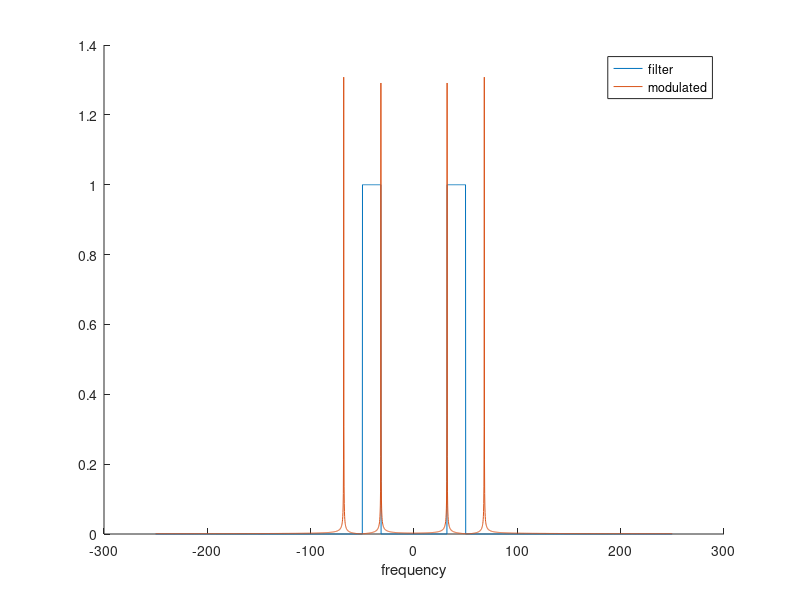
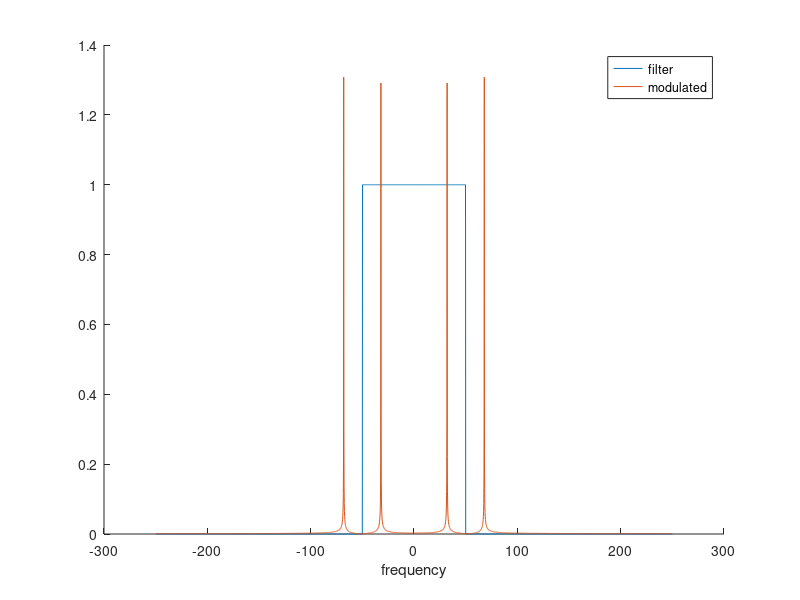
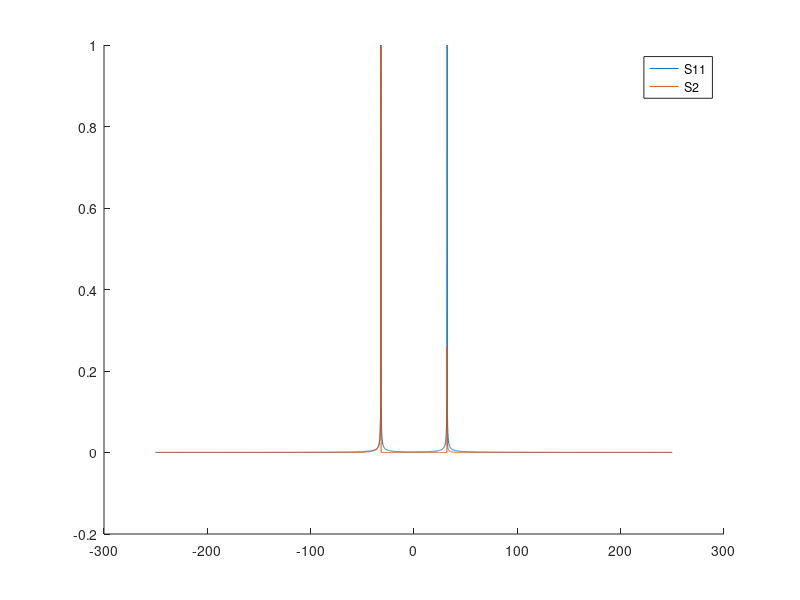
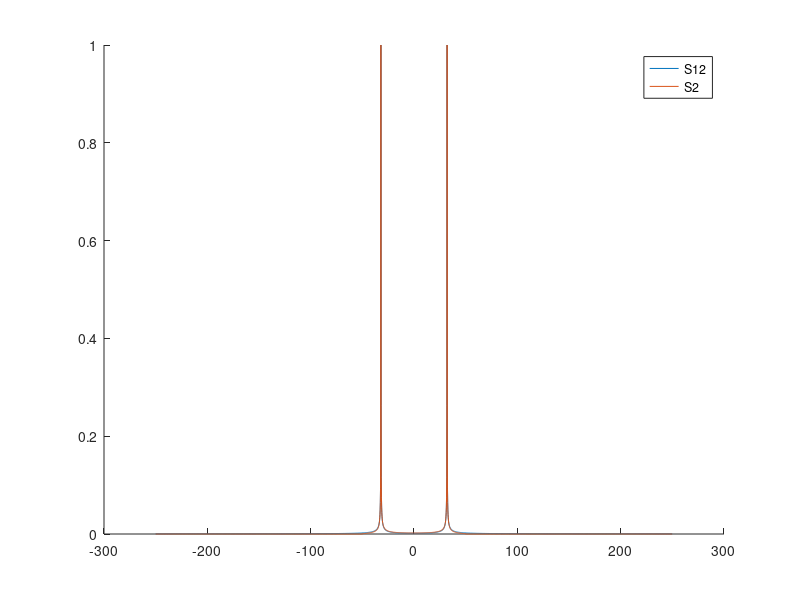

Here is the MATLAB script that generated these plots, in order:
clc;
clear
close all
pkg load signal



fm=18;
fc=50;
%%assuming fc=50khz not 50 hz
%%fc=50000;

ts=0.1/fc;
T=100/fm;
N=ceil(T/ts);
t=0:ts:(N-1)*ts;
fs=1/ts;
df=fs/N;

if(rem(N,2)==0)
f=-(0.5*fs):df:((0.5*fs)-df);
else
f=-((0.5*fs)-(0.5*df)):df:((0.5*fs)-(0.5*df));
end
%%

%%baseband
m=cos(2*pi*fm*t);
m(t>9)=0;

%%baseband spectrum
M=fftshift(fft(m)*ts);

%%carrier
c=cos(2*pi*fc*t);

%%modulated
s=c.*m;


%%spectrum of modulated
S=fftshift(fft(s)*ts);



%%eneergy calculation
energy_total_frequency=sum(abs(M).^2)*df;
%%or
energy_total_time=sum(m.^2)*ts;
%%bandwidth
min_freq=find(f==0);
max_freq=length(f);
energy_acc=0;
for index=min_freq:max_freq
  energy_acc=(df*(abs(M(index)).^2))+energy_acc;
  if (energy_acc>=(0.5*0.99*energy_total_frequency))
    bw=f(index);
    break
  end
end
%%



%%bandpass filter first way using bandwidth
H1=zeros(size(f));
H1(f<fc & f>fc-bw)=1;
H1(f<(-(fc-bw)) & f>(-fc))=1;
figure(1)
plot(f,abs(H1))
hold on
plot(f,abs(S))
legend("filter","modulated")
xlabel("frequency")
box off

%ssb11
S11=S.*H1;


%%LPF filter second way from -fc to fc
H2=abs(f)<fc;
figure(2)
plot(f,abs(H2))
hold on
plot(f,abs(S))
legend("filter","modulated")
xlabel("frequency")
box off
%%SSb12
S12=S.*H2;



%%quadrature cancelling second way
%%hilbert transform
c1=cos(2*pi*fc*t);
c2=sin(2*pi*fc*t);

mh=imag(hilbert(m));   %%hilbert is the imaginary part of analytic
s2=(m.*c1)+(mh.*c2);
S2=fftshift(fft(s2)*ts);
%%SSB2
S2=abs(S2);

%%comparison of quadrature with first filter
figure(3)
plot(f,S2/max(S2))
hold on
plot(f,S11/max(S11))
legend("S11","S2")
box off

%%comparison of quadrature with second filter
figure(4)
plot(f,S2/max(S2))
hold on
plot(f,abs(S12/max(S12)))
legend("S12","S2")
box off


%%%%yes it can be restored by coherent detector

%%step 1: multiply by carrier
s=ifft(ifftshift(S2)*1/ts);
g=s.*c;

%%step 2: LPF to remove high frequency component
G=fftshift(fft(g)*ts);
H3=abs(f)<fc;
G=H3.*G;
%%display both orginal and received
figure(5)
plot(f,abs(G/max(G)));
hold on
plot(f,abs(M/max(M)))
legend("received","original")
xlabel("frequency")
box off
